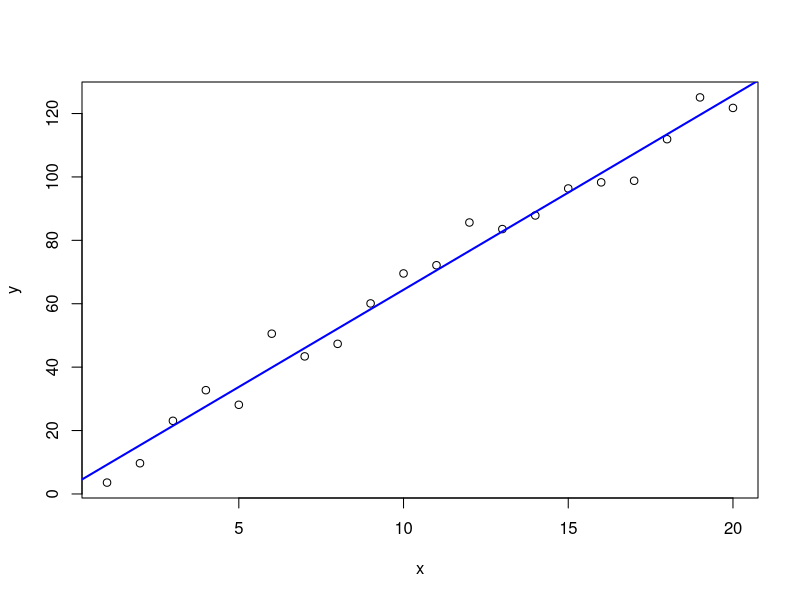
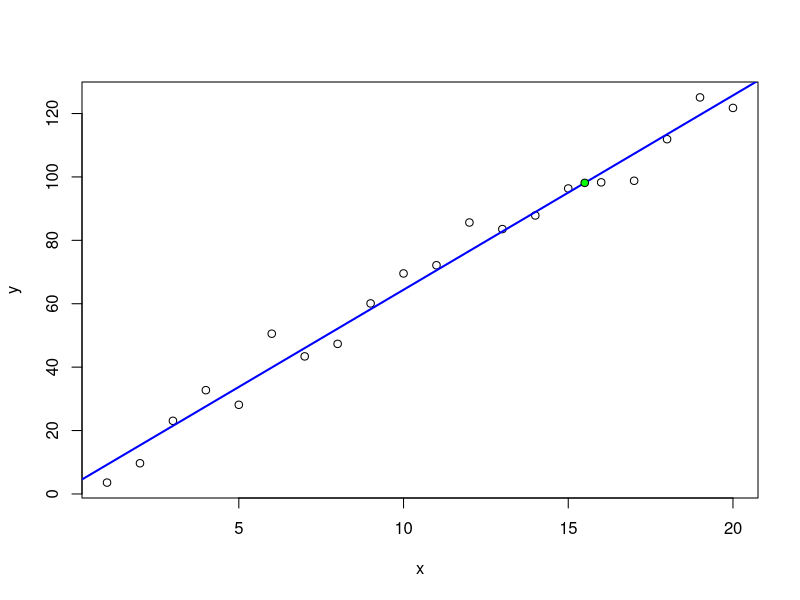
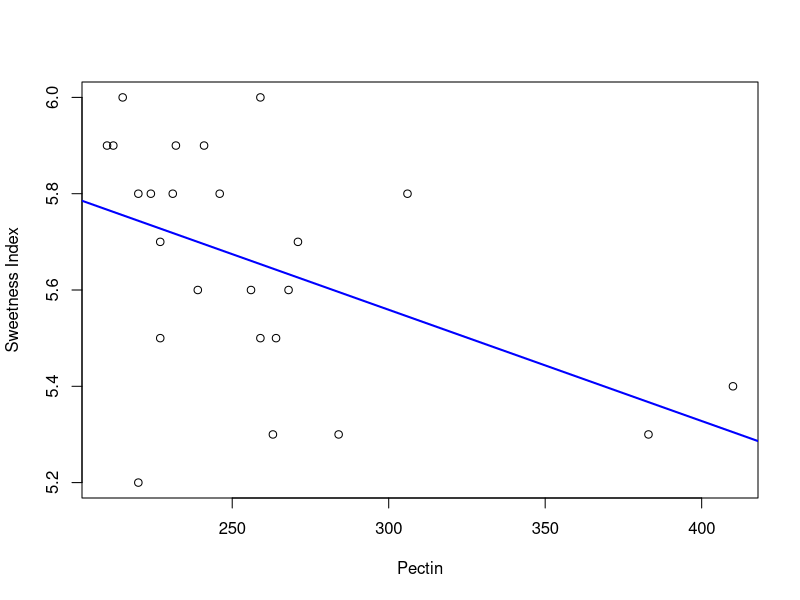
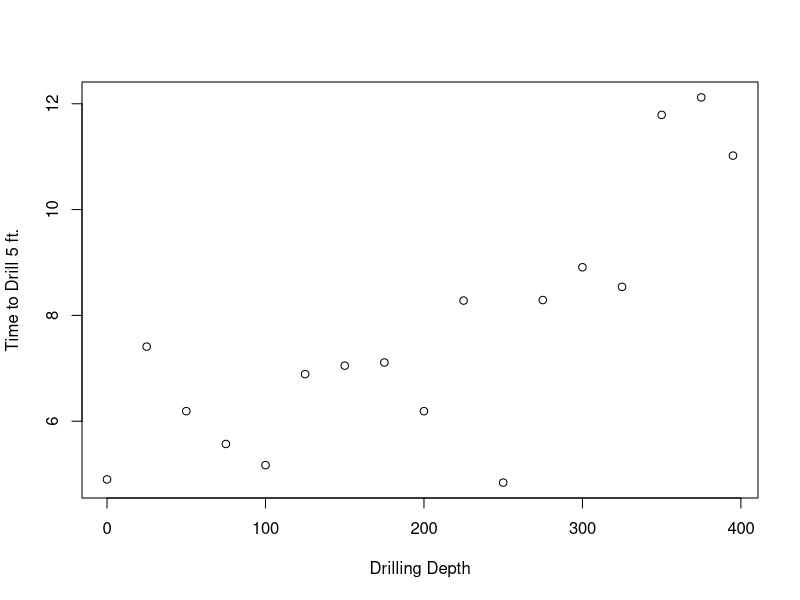
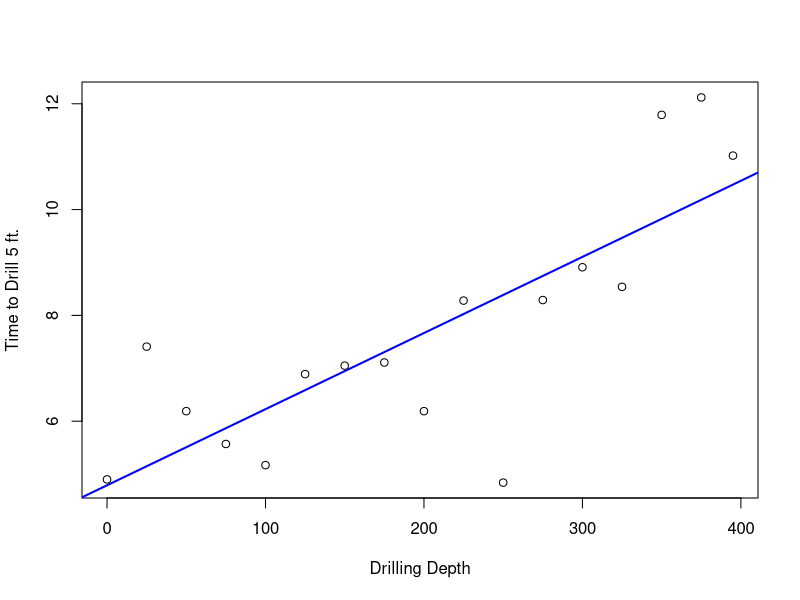
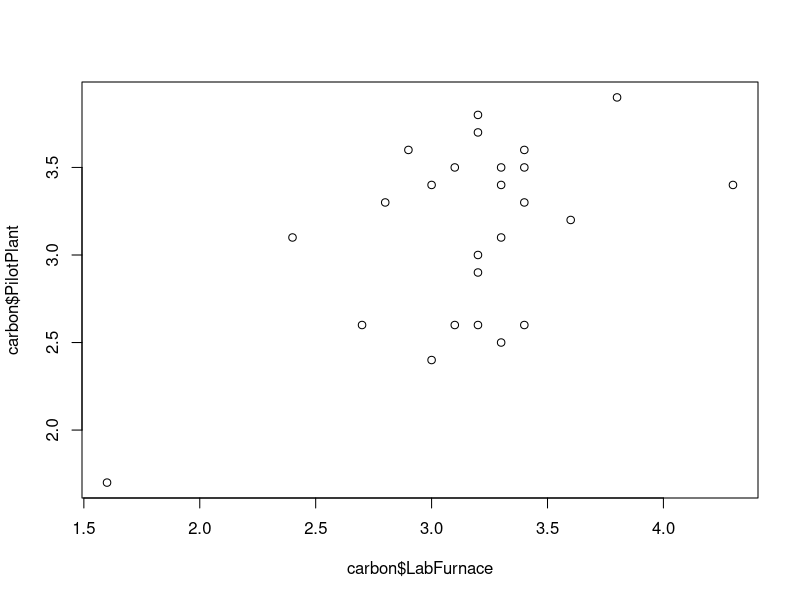
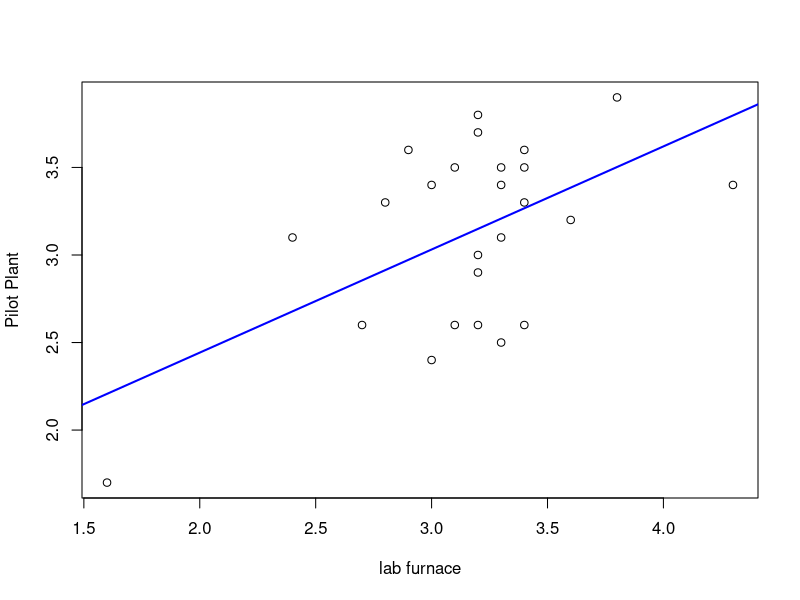

Write R code to recreate these figures, in order.
## ---- chunk 1
knitr::opts_chunk$set(echo = TRUE)
## ---- chunk 2
getwd()
## ---- chunk 3
mylsq=function(x,y){
ssxx=sum((x-mean(x))^2 )
ssxy=sum((x-mean(x))*(y-mean(y))) ## fill in the missing portion
b1hat=ssxy/ssxx
b0hat=  mean(y)-b1hat*mean(x)   #  fill in the missing portion
return(list(b0hat=b0hat,b1hat= b1hat)) #fill in the missing portion
}

## ---- chunk 4
x=1:20
set.seed(29)
y=4+6*x + rnorm(20,0,5) 
T2<- mylsq(x,y)
plot(x,y)
abline(coef = c(T2$b0hat,T2$b1hat),lwd=2,col="blue")

## ---- chunk 5
slr=lm(y~x)
summary(slr)
## ---- chunk 6
mypred=function(x,b0,b1){
ym=b0+ b1*x
ym
}
## ---- chunk 7
x=1:20
set.seed(29)
y=4+6*x + rnorm(20,0,5) 
mylsq(x,y)
## ---- chunk 8
xnew<- 15.5
mypred(xnew,3.102214,6.130737)
## ---- chunk 9
plot(x,y)
abline(coef = c(T2$b0hat,T2$b1hat),lwd=2,col="blue")+points(x=15.5,y=98.12864, pch = 21, bg = "green")
## ---- chunk 10
ojuice <- read.csv(file = "OJUICE.csv")
head(ojuice)
T3<-mylsq(x = ojuice$Pectin, y=ojuice$SweetIndex)
plot(ojuice$Pectin,ojuice$SweetIndex,xlab = "Pectin",ylab = "Sweetness Index")
abline(coef = c(T3$b0hat,T3$b1hat),lwd=2,col="blue")
## ---- chunk 11
mypred(x = 300,b0 = T3$b0hat,b1 = T3$b1hat)
## ---- chunk 12
rock <- read.csv(file = "DRILLROCK.csv")
head(rock)
plot(x = rock$DEPTH,y=rock$TIME,xlab = "Drilling Depth",ylab = "Time to Drill 5 ft.")
## ---- chunk 13
T3B<-mylsq(x = rock$DEPTH,y=rock$TIME)
T3B
## ---- chunk 14
plot(x = rock$DEPTH,y=rock$TIME,xlab = "Drilling Depth",ylab = "Time to Drill 5 ft.")
abline(coef = c(T3B$b0hat,T3B$b1hat),lwd=2,col="blue")
## ---- chunk 15
mysq=function(x,y){
n=length(x)
ssxx=sum((x-mean(x))^2 )
ssxy=sum((x-mean(x))*(y-mean(y))) 
b1hat=ssxy/ssxx
b0hat=  mean(y)-b1hat*mean(x) 
yhat=b0hat+ b1hat*x 
ssr=sum((y-yhat)^2) 
sq= ssr/(n-2)
return(list(ssr=ssr,sq=sq))
}
## ---- chunk 16
carbon <- read.csv("CARBON.csv")
head(carbon)
plot(carbon$LabFurnace,carbon$PilotPlant)
## ---- chunk 17
T4<-mylsq(x = carbon$LabFurnace,y=carbon$PilotPlant)
plot(x = carbon$LabFurnace,y=carbon$PilotPlant,xlab = "lab furnace",ylab = "Pilot Plant")
abline(coef = c(T4$b0hat,T4$b1hat),lwd=2,col="blue")
## ---- chunk 18
T4C<-mysq(x= carbon$LabFurnace,y=carbon$PilotPlant )
T4C
## ---- chunk 19
s<-sqrt(T4C$sq)
s
